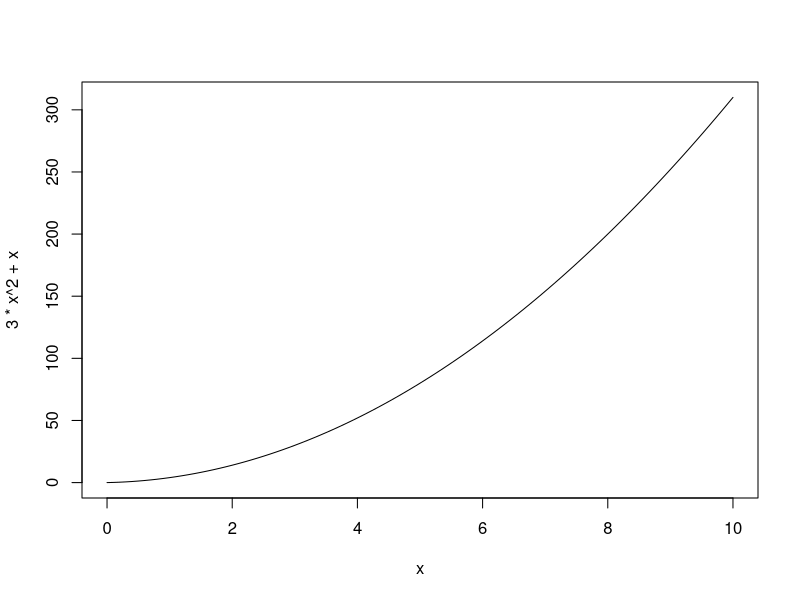
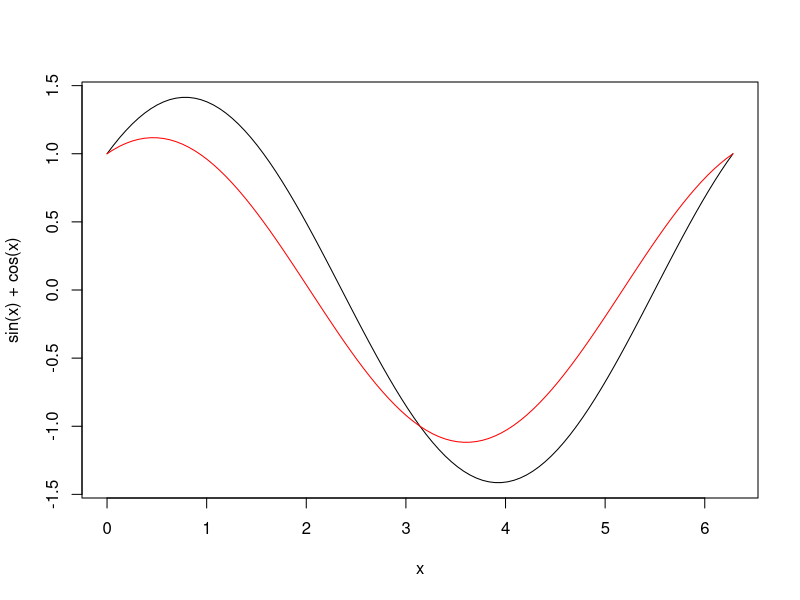
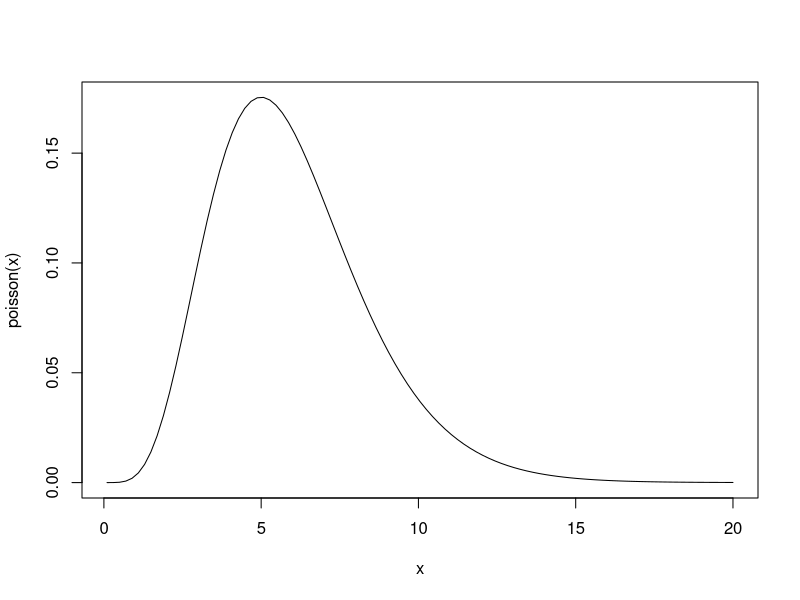
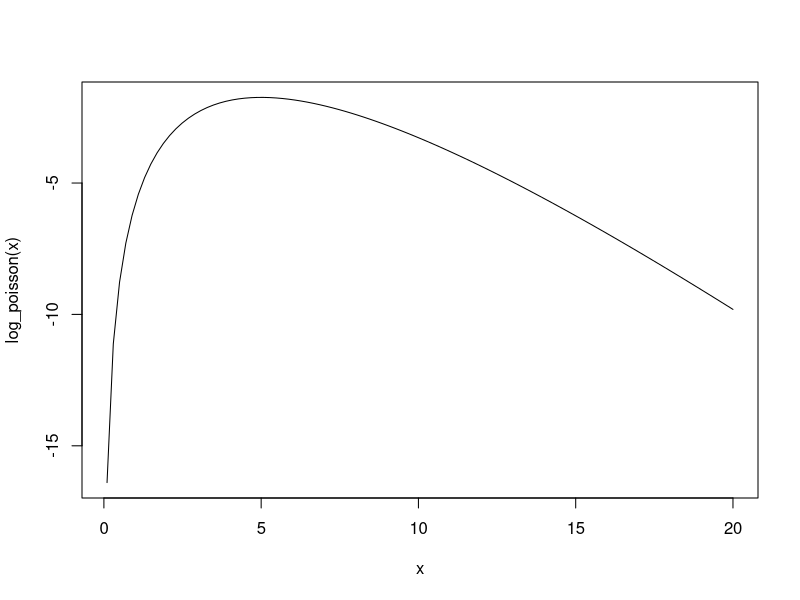
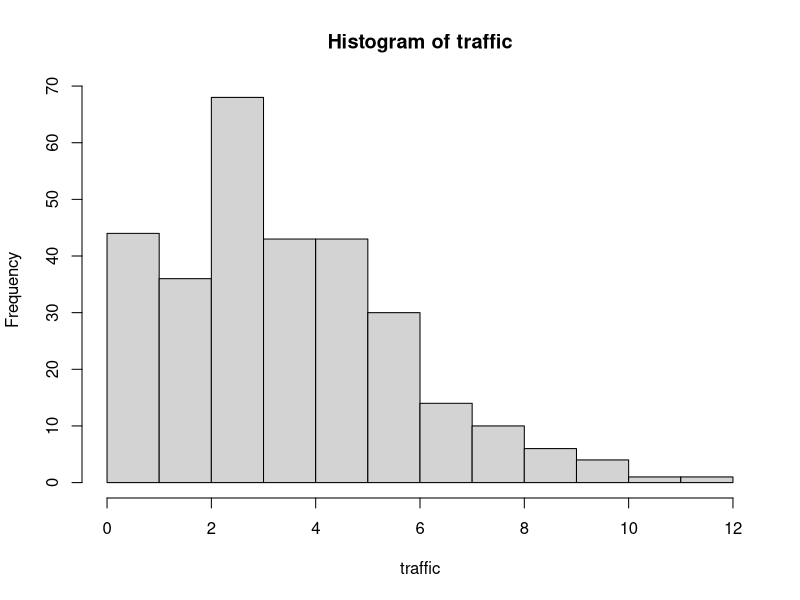
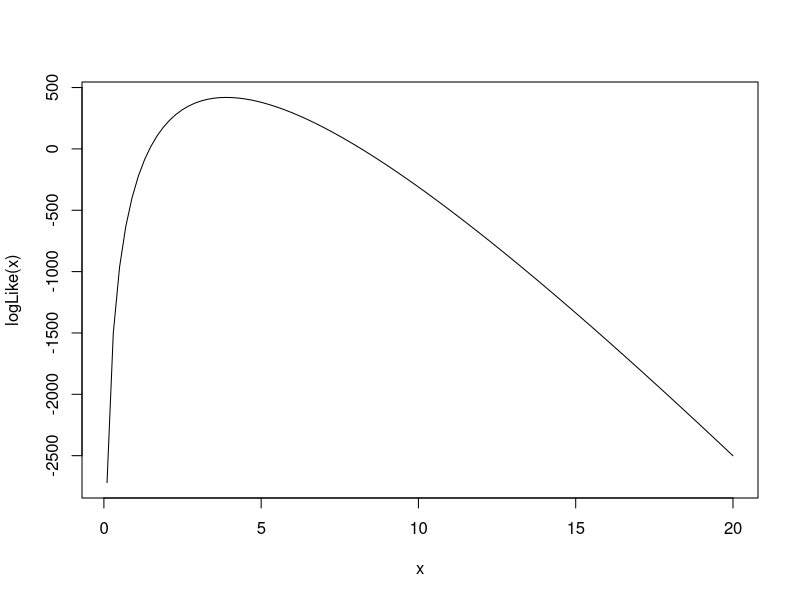
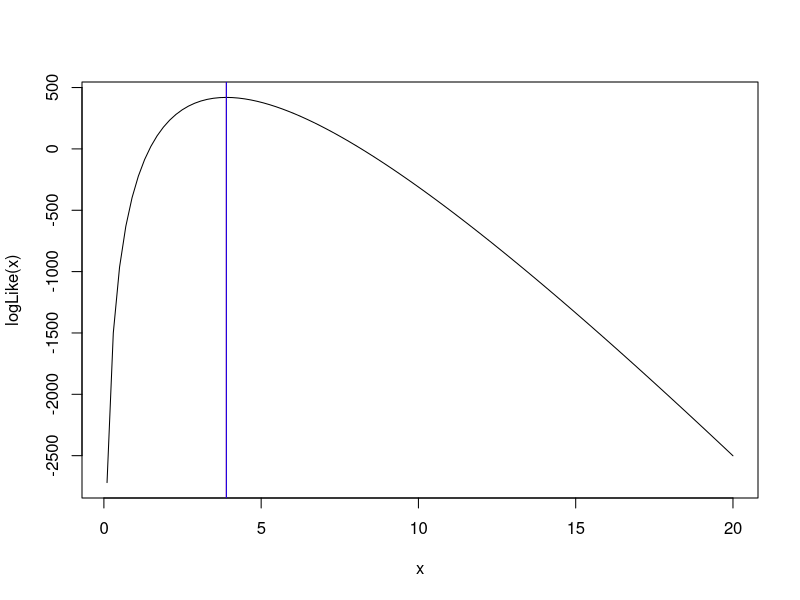
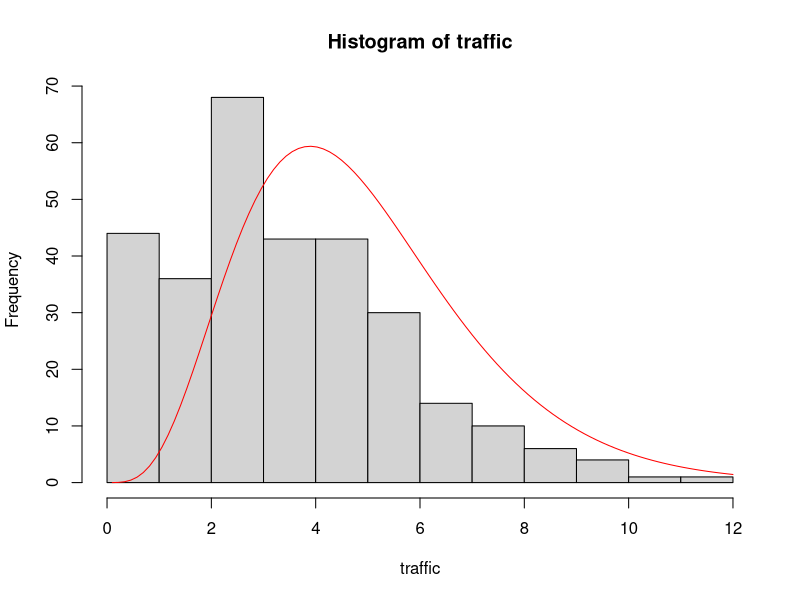

These figures' R source, in order:

#1.1
poisson <- function(l){
  exp(-l)*l**5 / factorial(5)
}

#1.2
curve(3*x^2 + x, from=0, to=10)
curve(sin(x) + cos(x), from=0, to=2*pi)
curve(0.5*sin(x) + cos(x), from=0, to=2*pi, add=T, col='red')

curve(poisson(x), from=0.1, to=20)
#about 5

#1.3
log_poisson <- function(l){
  log( exp(-l)*l**5 / factorial(5) )
}

curve(log_poisson(x), from=0.1, to=20)
#yes same value of 5 to maximise

#2.1
traffic <- rep(0:12, c(14,30,36,68,43,43,30,14,10,6,4,1,1))

hist(traffic)
#yes posson model seems good


#2.2
logLike <- function(l){
  -length(traffic)*l + sum(traffic)*log(l)
}
curve(logLike(x), from=0.1, to=20)

#2.3
optim(1, logLike, lower=0.1, upper=20, method='Brent',control=list(fnscale=-1))
#l=3.893
mean(traffic)
#xbar=3.893

#2.4
mle<-optim(1, logLike, lower=0.1, upper=20, method='Brent',control=list(fnscale=-1))$par
curve(logLike(x), from=0.1, to=20)
abline(v=mle, col='red')
abline(v=mean(traffic), col='blue')

#2.5
poisson_mle <- function(l){
  exp(-l)*l**mle / factorial(mle)
}
hist(traffic)
curve(300*poisson_mle(x), from=0.1, to=12, add=T, col='red')

#2.6
optim(1, logLike, lower=0.1, upper=20, method='Brent',control=list(fnscale=-1), hessian=T)

#2.7
obs_info<--1*optim(1, logLike, lower=0.1, upper=20, method='Brent',control=list(fnscale=-1), hessian=T)$hessian
varMLE <- 1/obs_info[1,1]

#2.8
zcrit_95 <- 1.96
ci<- c(mle-zcrit_95*sqrt(varMLE),mle+zcrit_95*sqrt(varMLE))

hist(traffic)
curve(300*poisson_mle(x), from=0.1, to=12, add=T, col='red')
abline(v=mle, col='red')
abline(v=ci[1], col='blue')
abline(v=ci[2], col='blue')
